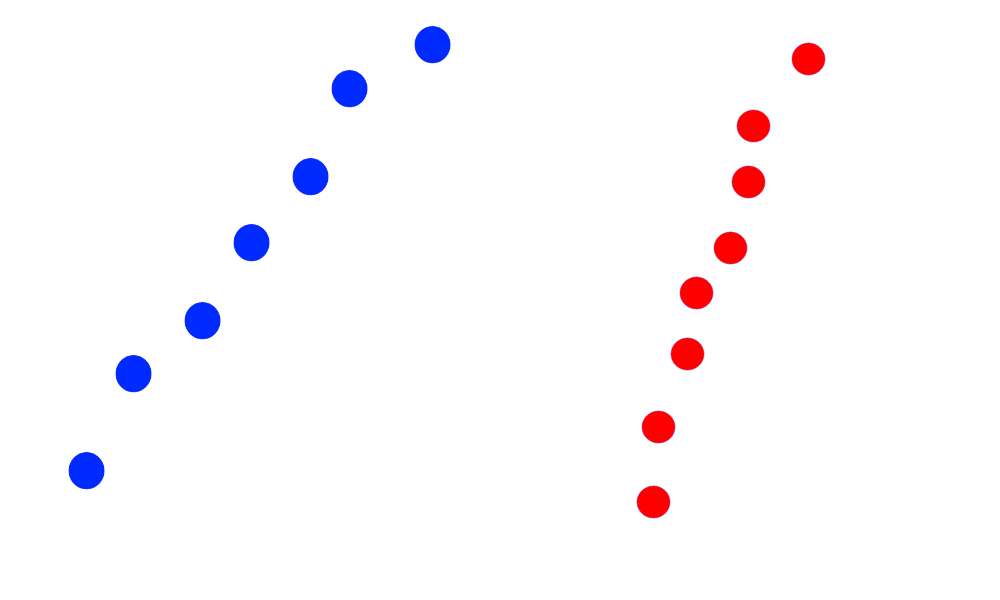
#> input picture cone_birdseye.png, 1000 x 600 px
$ jupyter execute --allow-errors linear_fit_v2.ipynb   (shell and % lines are left out)
#> lines starting #> are read from the running program, lines starting #| are printed output that depends on the picture; after the words box and inside, x2 and y2 are one past the last pixel; in counts of white or black regions, pixels touching at a corner belong together
[cell 1]
import numpy as np
import cv2
import numpy as np
from matplotlib import pyplot as plt

[cell 2]
img = cv2.imread('cone_birdseye.png')
#> img is the input picture: shape (600, 1000, 3); mean B, G, R 252.2, 249.5, 251.9
img2 = img.copy()

plt.imshow(img,cmap='gray')
plt.show()

[cell 3]
lower_red = np.array([255,40,0])
upper_red = np.array([255,255,180])

mask_red = cv2.inRange(img, lower_red, upper_red)
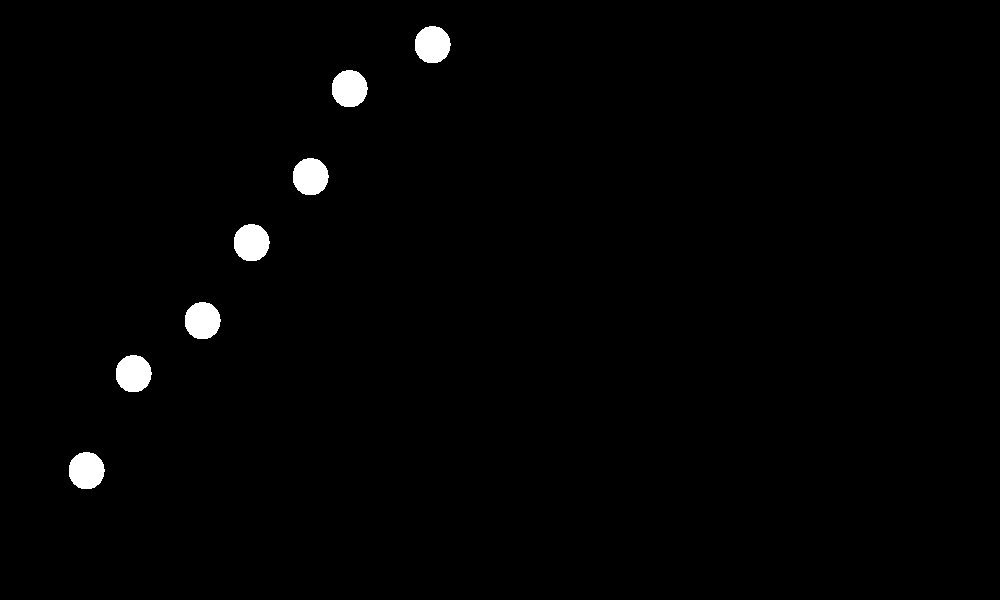
#> mask_red: shape (600, 1000); 1.2% white; 7 white regions, largest, box (x1, y1, x2, y2) and area: (415, 26, 451, 63) 1055, (332, 70, 368, 107) 1055, (293, 158, 329, 195) 1055
res_red = cv2.bitwise_and(img,img, mask= mask_red)

plt.imshow(res_red)
plt.show()

[cell 4]
lower_blue= np.array([0,0,0])
upper_blue = np.array([138,255,255])

mask_blue = cv2.inRange(img, lower_blue, upper_blue)
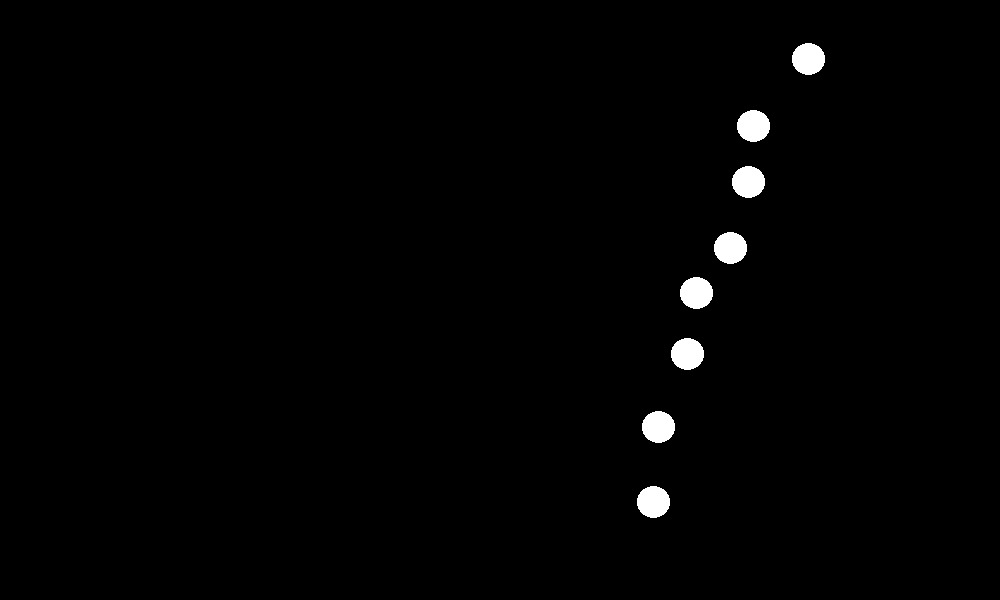
#> mask_blue: shape (600, 1000); 1.1% white; 8 white regions, largest, box (x1, y1, x2, y2) and area: (792, 43, 825, 75) 828, (737, 110, 770, 142) 828, (732, 166, 765, 198) 828
res_blue = cv2.bitwise_and(img,img, mask= mask_blue)

plt.imshow(res_blue)
plt.show()

[cell 5]
gray_blue = cv2.cvtColor(res_blue, cv2.COLOR_BGR2GRAY)

circles_blue = cv2.HoughCircles(gray_blue, cv2.HOUGH_GRADIENT, 1, 20,
              param1=30,
              param2=15,
              minRadius=0,
              maxRadius=0)
#> circles_blue = [[687.5, 350.5, 18.1], [730.5, 244.5, 18.1], [748.5, 178.5, 18.1], [753.5, 122.5, 18.1], [808.5, 55.5, 18.1], [653.5, 504.5, 18.1], [658.5, 429.5, 18.1], [696.5, 295.5, 18.1]]

print (circles_blue)
#| [[[687.5 350.5  18.1]
#|   [730.5 244.5  18.1]
#|   [748.5 178.5  18.1]
#|   [753.5 122.5  18.1]
#|   [808.5  55.5  18.1]
#|   [653.5 504.5  18.1]
#|   [658.5 429.5  18.1]
#|   [696.5 295.5  18.1]]]
circles_blue = np.uint16(np.around(circles_blue))
#> circles_blue = [[688, 350, 18], [730, 244, 18], [748, 178, 18], [754, 122, 18], [808, 56, 18], [654, 504, 18], [658, 430, 18], [696, 296, 18]]
for i in circles_blue[0,:]:
    cv2.circle(img,(i[0],i[1]),i[2],(120,255,0),10)
    cv2.circle(img,(i[0],i[1]),2,(0,0,255),3)
#> this loop made 8 passes
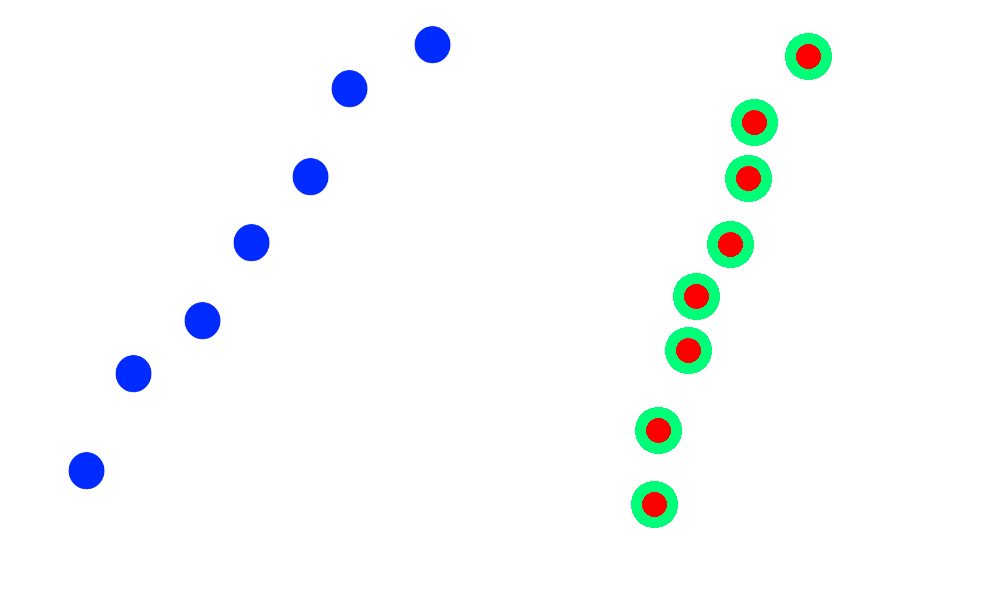
#> img: shape (600, 1000, 3); 1.67% of pixels changed, all inside (x1, y1, x2, y2) = (631, 33, 832, 528)

plt.imshow(img)
plt.title('Blue Cones')

[cell 6]
gray_red = cv2.cvtColor(res_red, cv2.COLOR_BGR2GRAY)

circles_red = cv2.HoughCircles(gray_red, cv2.HOUGH_GRADIENT, 1, 20,
              param1=32,
              param2=14,
              minRadius=0,
              maxRadius=0)
#> circles_red = [[86.5, 470.5, 18.3], [133.5, 373.5, 18.3], [202.5, 320.5, 18.3], [251.5, 242.5, 18.3], [310.5, 176.5, 18.3], [349.5, 88.5, 18.3], [432.5, 44.5, 18.3]]

print (circles_red)
#| [[[ 86.5 470.5  18.3]
#|   [133.5 373.5  18.3]
#|   [202.5 320.5  18.3]
#|   [251.5 242.5  18.3]
#|   [310.5 176.5  18.3]
#|   [349.5  88.5  18.3]
#|   [432.5  44.5  18.3]]]
circles_red = np.uint16(np.around(circles_red))
#> circles_red = [[86, 470, 18], [134, 374, 18], [202, 320, 18], [252, 242, 18], [310, 176, 18], [350, 88, 18], [432, 44, 18]]
for i in circles_red[0,:]:
    cv2.circle(img2,(i[0],i[1]),i[2],(120,255,0),10)
    cv2.circle(img2,(i[0],i[1]),2,(0,0,255),3)
#> this loop made 7 passes
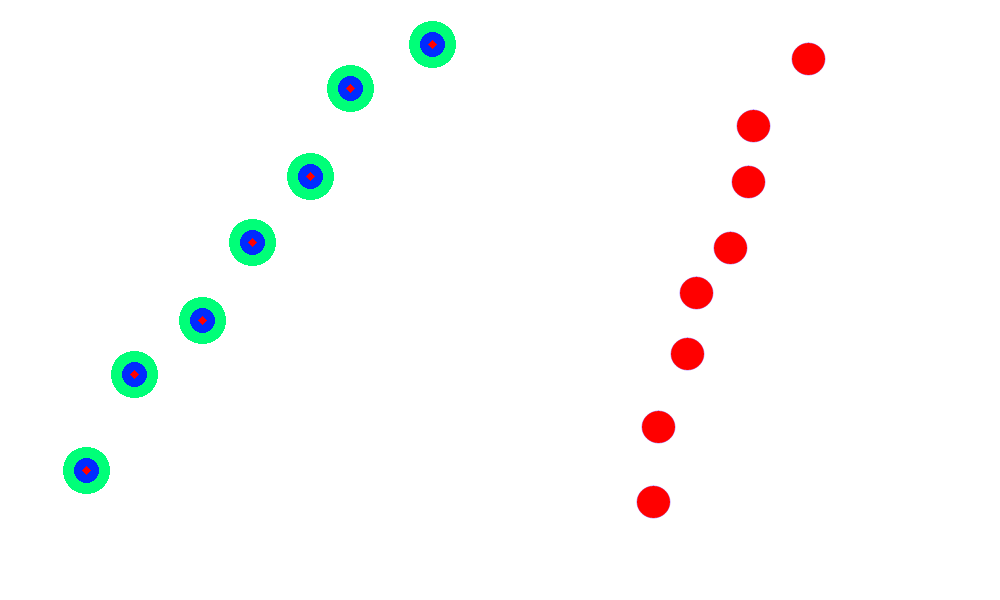
#> img2: shape (600, 1000, 3); 1.51% of pixels changed, all inside (x1, y1, x2, y2) = (63, 21, 456, 494)

plt.imshow(img2)
plt.title('Red Cones')

#

[cell 7]
x = [point[0] for point in circles_red[0,:]]
#> x = [86, 134, 202, 252, 310, 350, 432]
y = [point[1] for point in circles_red[0,:]]
#> y = [470, 374, 320, 242, 176, 88, 44]
print (x)
#| [86, 134, 202, 252, 310, 350, 432]
print (y)
#| [470, 374, 320, 242, 176, 88, 44]

z = np.polyfit(x, y, 2)
#> z = [0.000719, -1.62, 598.5]

print(z)
#| [ 7.18946352e-04 -1.61947976e+00  5.98492622e+02]

f = np.poly1d(z)
t = np.arange(86, 470, 1)

ax2 = plt.subplot()
ax2.axis([0, 1000, 600, 0])
ax2.plot(t, f(t),'r')
lineThickness = 2


plt.show()
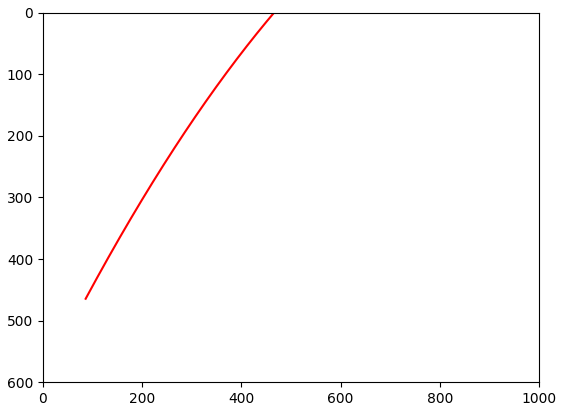
#> figure drawn by matplotlib, 1 panel; curve peaks at x = 86, y = 464.5

[cell 8]
x2 = [point[0] for point in circles_blue[0,:]]
#> x2 = [688, 730, 748, 754, 808, 654, 658, 696]
y2 = [point[1] for point in circles_blue[0,:]]
#> y2 = [350, 244, 178, 122, 56, 504, 430, 296]
print (x2)
#| [688, 730, 748, 754, 808, 654, 658, 696]
print (y2)
#| [350, 244, 178, 122, 56, 504, 430, 296]

z2 = np.polyfit(x2, y2, 2)
#> z2 = [0.00926, -16.28, 7159.1]

print(z2)
#| [ 9.26493782e-03 -1.62791657e+01  7.15906199e+03]

f2 = np.poly1d(z2)
t2 = np.arange(653, 810, 1)

ax3 = plt.subplot()
ax3.axis([0, 1000, 600, 0])
ax3.plot(t2, f2(t2), 'b')
lineThickness = 2

plt.show()
#> figure, not shown here; curve peaks at x = 653, y = 479.4

[cell 9]
img_height = img.shape[0]
#> img_height = 600
y_eval = img_height
#> y_eval = 600
ym_per_pix = 30 / 720 # test value 1
xm_per_pix = 3.7 / 700 # test value 2

left_curverad = ((1 + (2 * z[0] * y_eval * ym_per_pix + z[1]) ** 2) ** 1.5) / np.absolute(
    2 * z[0])
#> left_curverad = 4568.6

right_curverad = (
                     (1 + (2 * z2[0] * y_eval * ym_per_pix + z2[1]) ** 2) ** 1.5) / np.absolute(
    2 * z2[0])
#> right_curverad = 214787.9

radius = round((float(left_curverad) + float(right_curverad))/2.,2)
#> radius = 109678.3

print(radius)
#| 109678.27

[cell 10]
left_fit  = z
#> left_fit = [0.000719, -1.62, 598.5]
right_fit = z2
#> right_fit = [0.00926, -16.28, 7159.1]
lane_width = (right_fit[2] - left_fit[2]) * xm_per_pix
#> lane_width = 34.68
center = (right_fit[2] - left_fit[2]) / 2
#> center = 3280.3
off_left = (center - left_fit[2]) * xm_per_pix
#> off_left = 14.18
off_right = -(right_fit[2] - center) * xm_per_pix
#> off_right = -20.5
off_center = round((center - img.shape[0] / 2.) * xm_per_pix,2)
#> off_center = 15.75


# --- Print text on screen ------ #
#if radius < 5000.0:str(
#> (the rest of this cell did not finish here and is left out)
